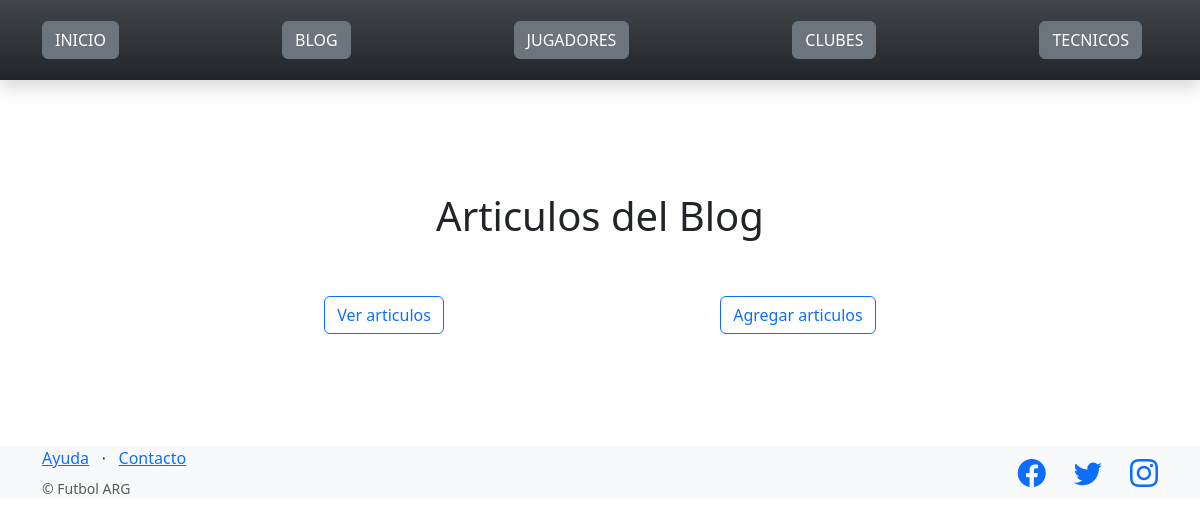
The app's page /futbol/articulos/, older data.
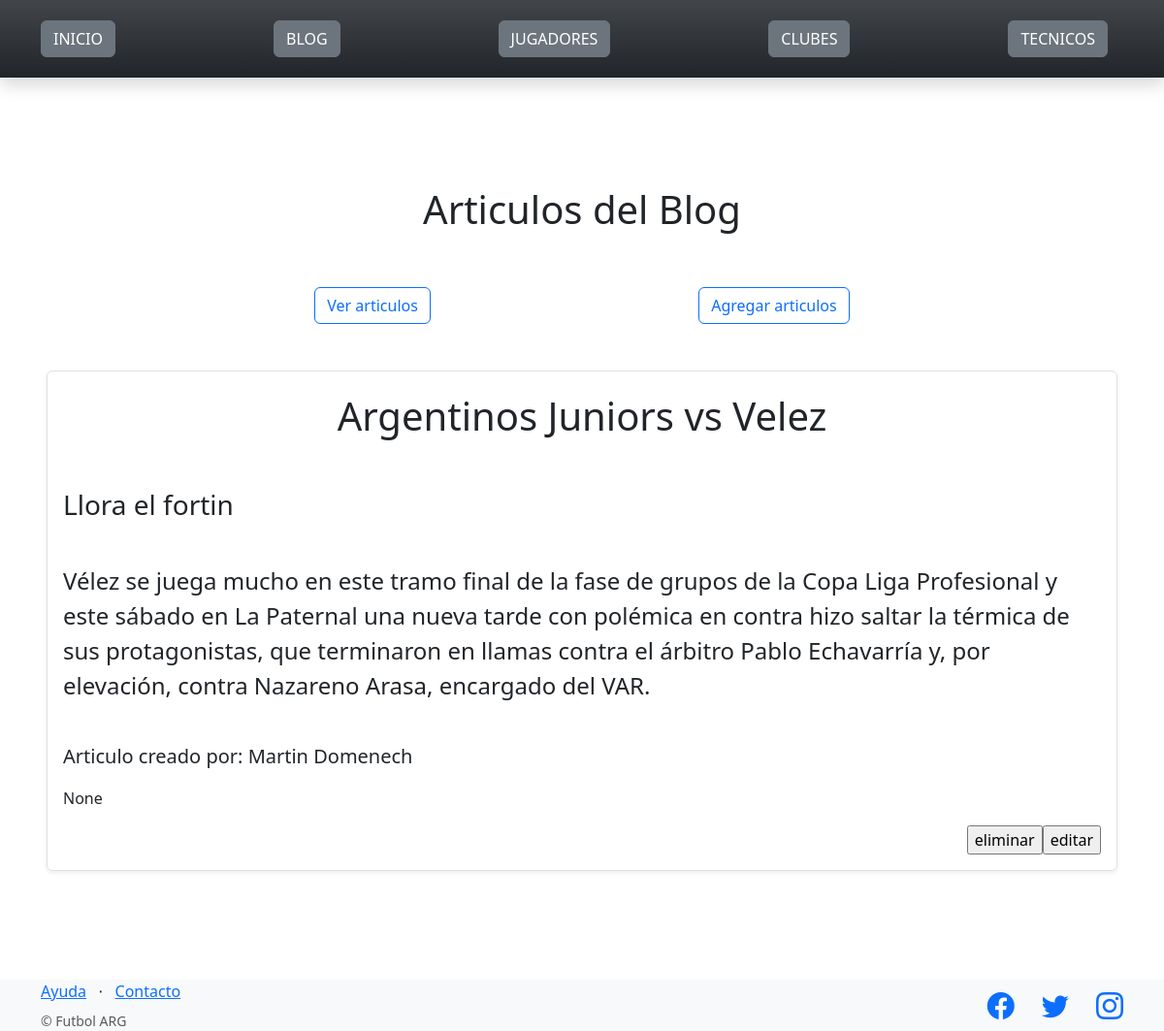
The same page, newer data.
### control_futbol/models.py (models this page shows)
class Articulo(models.Model):
    autor = models.CharField(max_length=256)
    titulo = models.CharField(max_length=256)
    subtitulo = models.CharField(max_length=256)
    cuerpo = models.CharField(max_length=1200)
    fecha = models.DateTimeField(auto_now_add=True)

### control_futbol/views.py (the view)
# urls.py: path("articulos/",  listar_articulo, name="lista_articulos"),
def listar_articulo(request):
    contexto = {
        "articulos": Articulo.objects.all().order_by('-fecha'),
    }
    http_response = render(
        request = request,
        template_name = 'control_futbol/lista_articulos.html',
        context=contexto,
    )
    return http_response

### control_futbol/templates/control_futbol/lista_articulos.html (shortened to what this page needs)
{% extends "base.html" %}
{% block contenido %}
<h1 class="d-flex justify-content-center">Articulos del Blog</h1>
<br><br>
<section class="d-flex justify-content-evenly">
    <a href="{% url 'lista_articulos' %}"><button type="button" class="btn btn-outline-primary">Ver articulos</button></a>
    <a href="{% url 'agregar_articulos' %}"><button type="button" class="btn btn-outline-primary">Agregar articulos</button></a>
</section>
<br><br>
{% for Articulo in articulos %}
    <section class="d-flex justify-content-center">
        <div class="shadow-sm p-3 mb-5 d-block border rounded">
            <div class="d-flex justify-content-center fs-1">
                <p>{{ Articulo.titulo }} </p>
            </div>
            <br>
            <div class="d-flex justify-content-start fs-3">
                <p>{{ Articulo.subtitulo }}</p>
            </div>
            <br>
            <div class="d-flex justify-content-start fs-4">
                <p>{{ Articulo.cuerpo }}</p>
            </div>
            <br>
            <div class="d-flex justify-content-start fs-5">
                <p>Articulo creado por: {{ Articulo.autor }}</p>
            </div>
            <div class="justify-content-start">
                <p>{{ Articulo.fecha }}</p>
            </div>
            <div class="d-flex justify-content-end">
                <form action="{% url 'eliminar_articulo' Articulo.id %}" method="post" >
                    <input type="submit" value="eliminar"/>
                </form>
                <form action="{% url 'editar_articulo' Articulo.id %}" method="post">
                    <input type="submit" value="editar"/>
                </form>
            </div>
        </div>
    </section>
{% endfor %}
{% endblock contenido %}

Row changes from the older to the newer data that the page shows:
added Articulo: titulo "Argentinos Juniors vs Velez", subtitulo "Llora el fortin", cuerpo "Vélez se juega mucho en este tramo final de la fase de grupos de la Copa Liga Profesional y este sábado en La Paternal una nueva tarde con polémica en contra hizo saltar la térmica de sus protagonistas, que terminaron en llamas contra el árbitro Pablo Echavarría y, por elevación, contra Nazareno Arasa, encargado del VAR.", autor "Martin Domenech", fecha "None"
